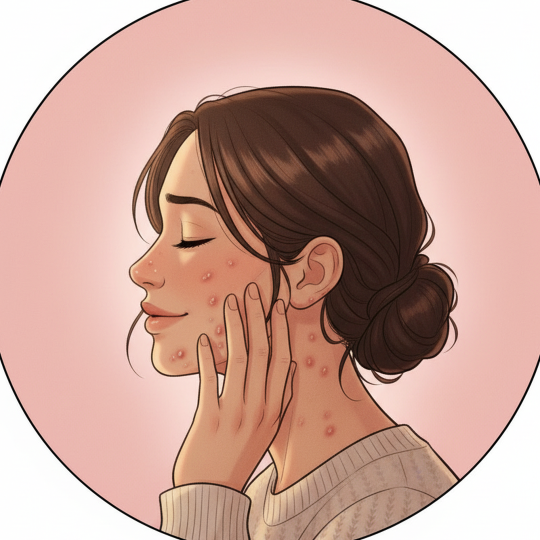
#> input picture Posts TikTok/compte BD/photo de profil/v2_lea_serene.png, 1080 x 1080 px, given in place of s1.png, which was not available (shown at 1/2 size)
$ python render_bd.py '../compte BD/photo de profil/v2_lea_serene.png' '../compte BD/photo de profil/v3_trio.png'
#> lines starting #> are read from the running program, lines starting #| are printed output that depends on the picture; pictures that were not available may be replaced by others from this repository, and a replacement may not be noted
"""Account 3 / C: illustrated story carousels in the @moceaane format (7 comic slides, no text) + a Nacria CTA slide.

Usage: python render_bd.py <visuals folder> <output folder>
The folder holds s1.png ... s7.png (same character, generated by gen_bd.py). CTA settings (headline, first name, photo crop)
come from POSTS, keyed by the output folder name.
"""
import pathlib, sys

from PIL import Image

import nacria_ui as UI
import render_gh as R

W, H = 1080, 1440  # 3:4, like the model

# head = CTA headline (line 2 in terracotta italics); face = (slide, x0, y0, x1) square crop used for her photo in the app.
POSTS = {
    "exemple 1": dict(head=("Ta peau change.", "Pas ta valeur."), name="Léa", bg="s6", face=('s6', 0.2, 0.1, 0.62)),
    "exemple 2": dict(head=("Tu as le droit", "d’être sur la photo."), name="Inès", bg="s7", face=('s2', 0.45, 0.14, 0.78)),
    "exemple 3": dict(head=("Ta peau n’est pas un échec.", "Juste une étape."), name="Camille", bg="s7", face=('s7', 0.3, 0.12, 0.68)),
    "exemple 4": dict(head=("Tu n’as pas à te cacher", "pour être aimée."), name="Jade", bg="s7", face=('s5', 0.15, 0.1, 0.55)),
    "exemple 5": dict(head=("Ton visage mérite", "d’être vu."), name="Sarah", bg="s7", face=('s6', 0.27, 0.05, 0.73)),
    "exemple 6": dict(head=("On t’aime au réveil.", "Boutons compris."), name="Mai", bg="s7", face=('s6', 0.26, 0.2, 0.62)),
    "exemple 7": dict(head=("Des boutons à 30 ans ?", "Tu n’es pas en retard."), name="Emma", bg="s7", face=('s5', 0.45, 0.18, 0.82)),
    "exemple 8": dict(head=("Ton dos n’a pas", "à rester caché."), name="Nour", bg="s7", face=('s6', 0.38, 0.06, 0.72)),
    "exemple 9": dict(head=("Sois la grande sœur", "que tu aurais voulu avoir."), name="Chloé", bg="s7", face=('s4', 0.24, 0.38, 0.6)),
    "exemple 10": dict(head=("Tu as le droit", "de transpirer."), name="Aïssata", bg="s7", face=('s6', 0.38, 0.27, 0.65)),
}
DEFAULT = POSTS["exemple 1"]

# Benefits written next to the screen element they describe (top of the block, in px on the slide).
BENEFITS = [
    (470, "12 semaines", "un plan, étape par étape"),
    (668, "3 gestes", "pas 10 produits à la fois"),
    (938, "1 photo / semaine", "même lumière, vrai suivi"),
    (1128, "Ton cycle", "noté à côté de ta peau"),
]


def trim_frame(im, limit=.16):
    """Remove white margins and drawn panel borders: strip edge rows/columns that are uniform (low spread), up to 16%."""
#> called with limit = 0.16
    import numpy as np
    a = np.asarray(im.convert("L"), dtype=float)
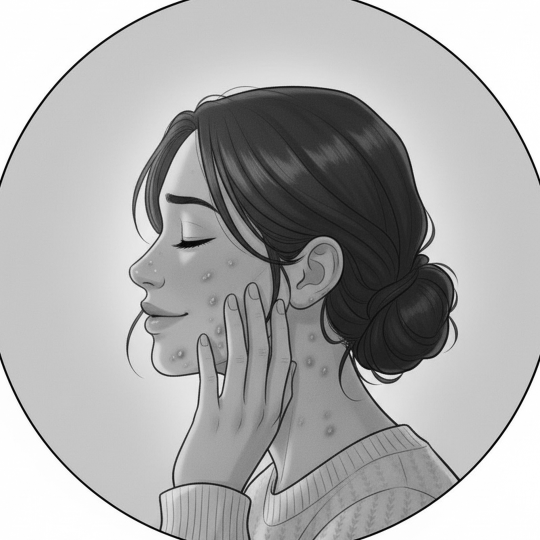
#> a: shape (1080, 1080) float64 (shown at 1/2 size); min 0, max 255, mean 172.6
    h, w = a.shape
#> h = 1080; w = 1080

    def depth(lines, n):
#> called with n = 1080
        k = 0
        while k < int(n * limit) and lines(k).std() < 14:
            k += 1
#> after the loop, k = 0
        return k + (4 if k else 0)

    top = depth(lambda k: a[k, :], h)
#> top = 0
    bottom = depth(lambda k: a[h - 1 - k, :], h)
#> bottom = 0
    left = depth(lambda k: a[:, k], w)
#> left = 0
    right = depth(lambda k: a[:, w - 1 - k], w)
#> right = 0
    return im.crop((left, top, w - right, h - bottom))
#> returned value is the input picture: PIL image 1080x1080 RGB; mean R, G, B 200.3, 162.7, 151.4


def story_slide(src, dst):
    im = trim_frame(Image.open(src).convert("RGB"))
    r = W / H
    if im.width / im.height < r:  # too tall: crop top/bottom
        h = round(im.width / r)
        y = (im.height - h) // 2
        im = im.crop((0, y, im.width, y + h))
    else:
        w = round(im.height * r)
#> w = 810
        x = (im.width - w) // 2
#> x = 135
        im = im.crop((x, 0, x + w, im.height))
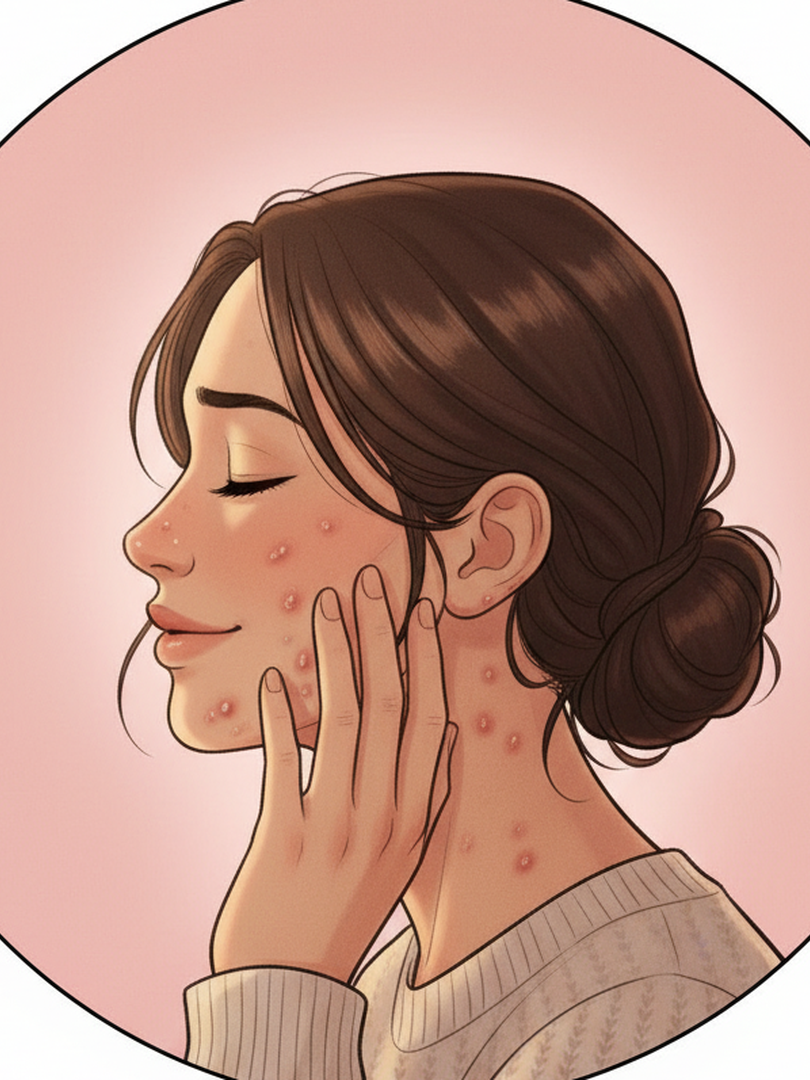
#> im: PIL image 810x1080 RGB; mean R, G, B 187.2, 146.5, 132.9
    im.resize((W, H), Image.LANCZOS).save(dst)
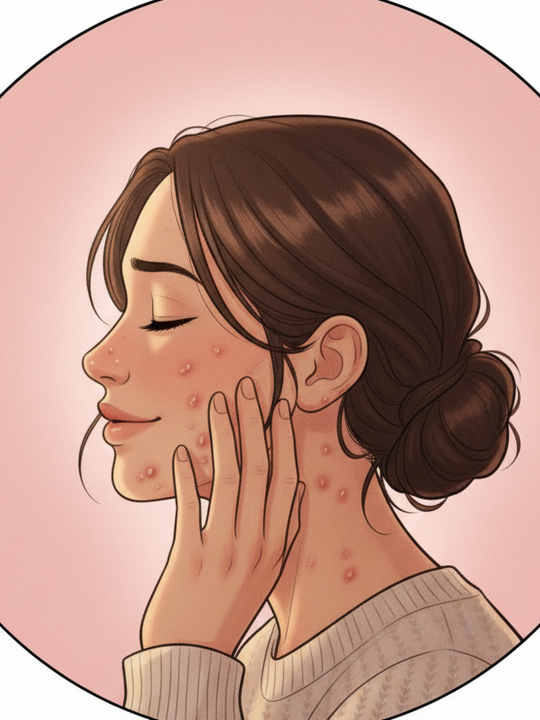
#> saved as slide_01.png: PIL image 1080x1440 RGB (shown at 1/2 size); mean R, G, B 187.2, 146.5, 132.9


def head_size(head):
    return min(88, int(1960 / max(len(t) for t in head)))


# [27 lines left out: function cta, not called in this run]


CTA_MODE = "follow"  # until 1,000 followers; "app" brings back the Nacria app CTA
AVATAR = R.HERE.parent / "compte BD" / "photo de profil" / "v1_lea_sourire.png"


# [37 lines left out: functions cta_follow, render_cta, not called in this run]


def main(vis, out):
    vis, out = pathlib.Path(vis).resolve(), pathlib.Path(out).resolve()
    out.mkdir(parents=True, exist_ok=True)
    for k in range(1, 8):
        story_slide(vis / f"s{k}.png", out / f"slide_{k:02d}.png")
#> pass 2 of the loop in main, `for k in range(1, 8):`:
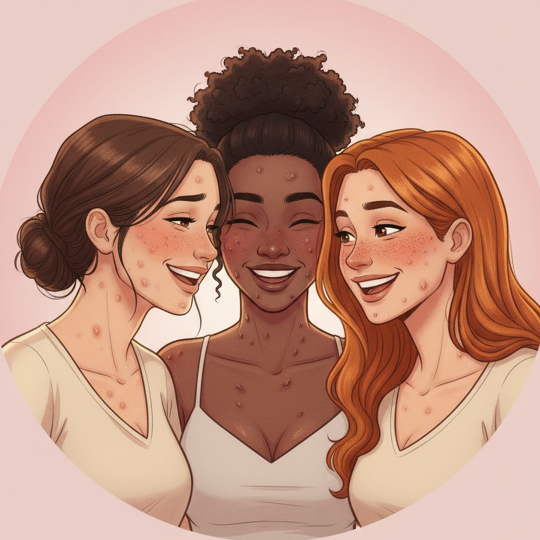
#> input picture Posts TikTok/compte BD/photo de profil/v3_trio.png, 1080 x 1080 px, given in place of s2.png, which was not available (shown at 1/2 size)
#> in trim_frame (call 2), `a = np.asarray(im.convert("L"), dtype=float)`:
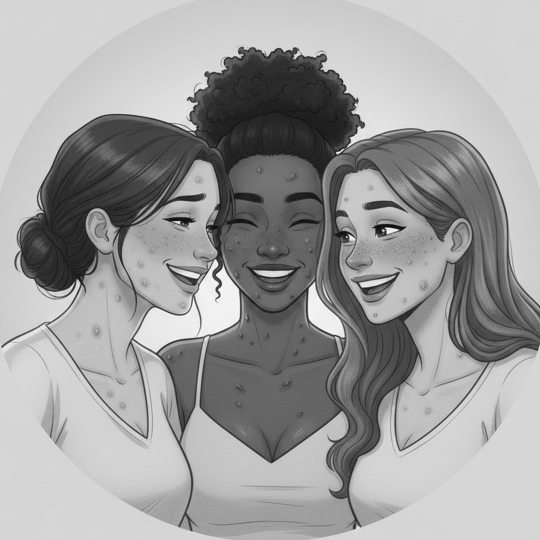
#> a: shape (1080, 1080) float64 (shown at 1/2 size); min 4, max 254, mean 158.6
#> top = 99
#> bottom = 9
#> left = 33
#> in story_slide (call 2), `im = im.crop((x, 0, x + w, im.height))`:
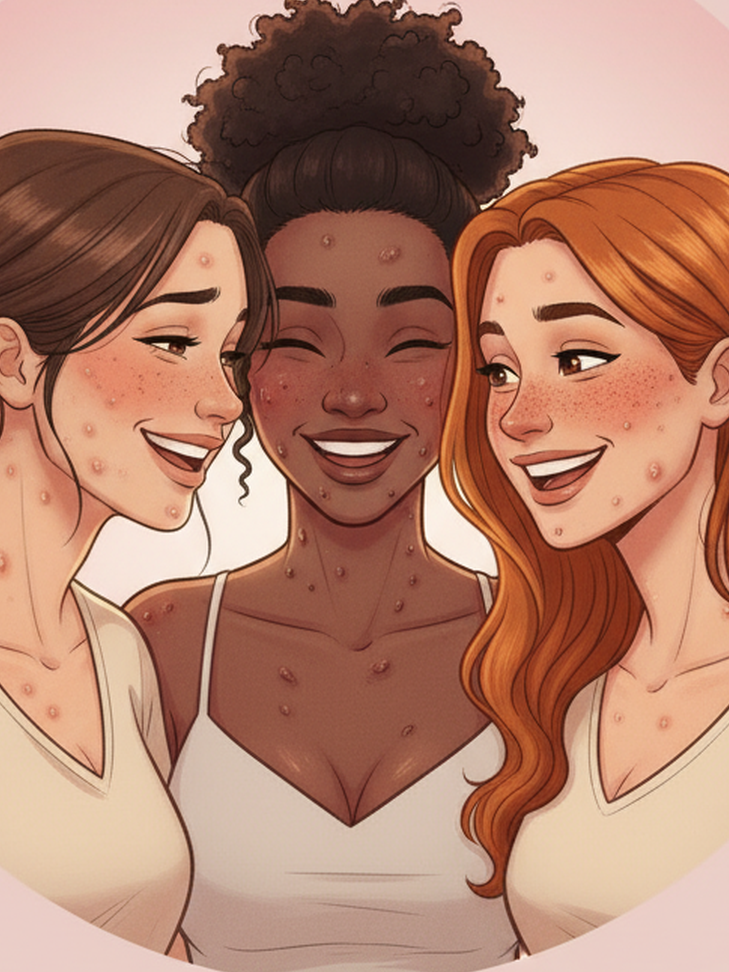
#> im: PIL image 729x972 RGB; mean R, G, B 177.5, 129.3, 109
    render_cta(vis, POSTS.get(out.name, DEFAULT), out / "slide_08.png")
    print("ok", out)


if __name__ == "__main__":
#> (the run stopped early here; a loop or call above may not have finished)
